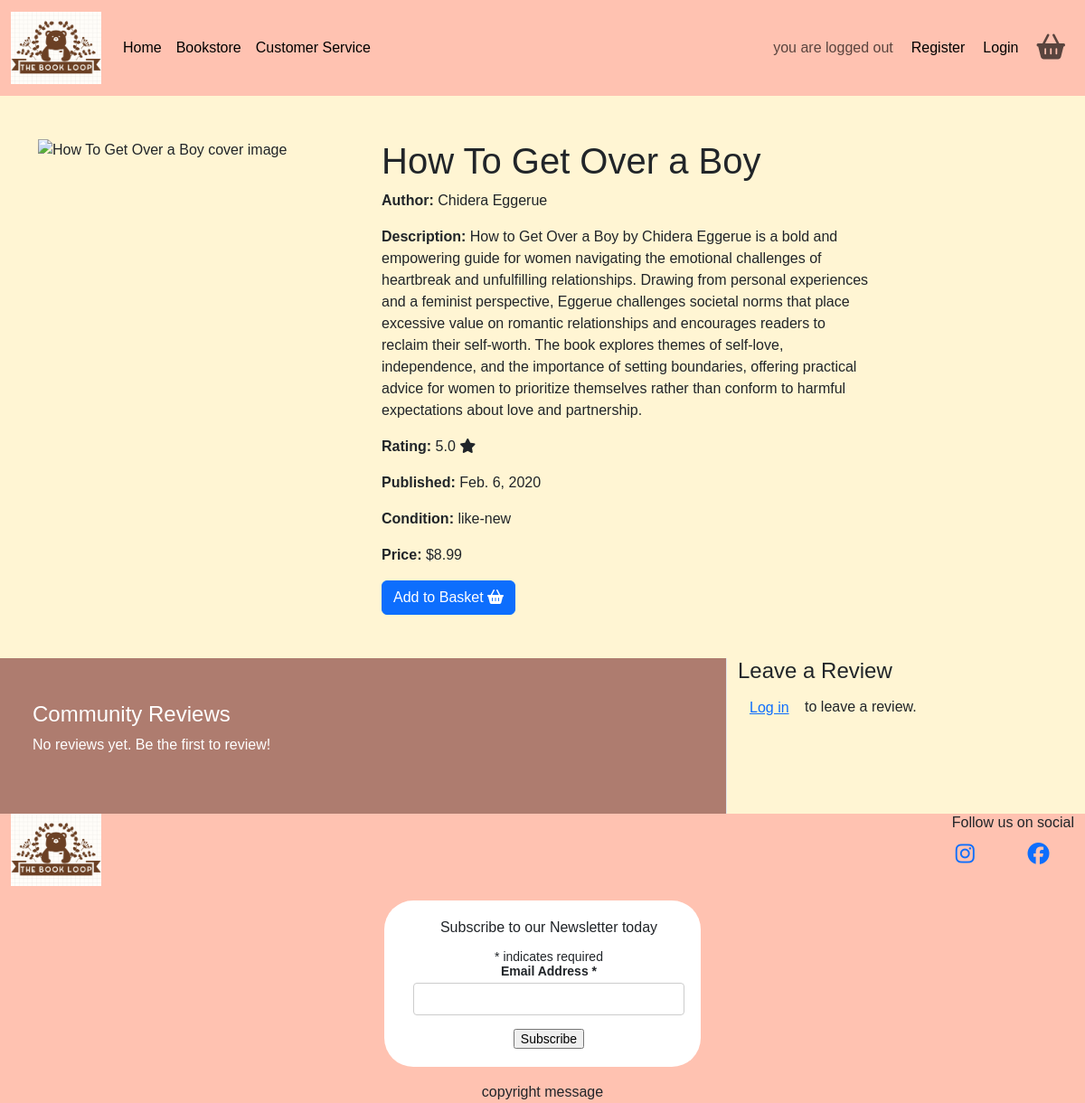
Screenshot of /bookstore/book/5/ with the database file from the repository.
### bookstore/models.py (models this page shows, shortened)
class Book(models.Model):
    CONDITION_CHOICES = [
        ('like-new', 'Like-New'),
        ('good', 'Good'),
        ('fair', 'Fair'),
    ]
    title = models.CharField(max_length=255)
    author = models.CharField(max_length=255, null=True, blank=True)
    date_published = models.DateField(null=True, blank=True)
    description = models.TextField(null=True, blank=True)
    condition = models.CharField(max_length=10, choices=CONDITION_CHOICES, null=True, blank=True)
    rating = models.DecimalField(max_digits=2, decimal_places=1, null=True, blank=True)
    price = models.DecimalField(max_digits=6, decimal_places=2, null=True, blank=True)
    cover_image = CloudinaryField('image', default='placeholder')
    stock = models.PositiveIntegerField(default=0)
    in_stock = models.BooleanField(default=False, editable=False)
    created_at = models.DateTimeField(auto_now_add=True, null=True)

### bookstore/views.py (the view, shortened to what this page needs)
# urls.py: path('book/<int:book_id>/', views.book_detail, name='book_detail'),
def book_detail(request, book_id):
    book = get_object_or_404(Book, pk=book_id)
    reviews = Review.objects.filter(book=book)
    form = ReviewForm()
    context = {
        'book': book,
        'reviews': reviews,
        'form': form,
    }
    return render(request, 'bookstore/book_detail.html', context)

### bookstore/forms.py
class ReviewForm(forms.ModelForm):
    class Meta:
        model = Review
        fields = ['review', 'rating']

### basket/contexts.py (called while the page is built, shortened)
def basket_contents(request):
    basket_items = []
    total = 0
    book_count = 0
    basket = request.session.get('basket', {})
    delivery = Decimal(3) if total < 40 else Decimal(0)
    grand_total = delivery + total
    context = {
        'basket_items': basket_items,
        'total': total,
        'order_total': total,
        'book_count': book_count,
        'delivery': delivery,
        'free_delivery_threshold': 40,
        'grand_total': grand_total,
        }
    return context

### bookstore/templates/bookstore/book_detail.html (shortened to what this page needs)
{% extends 'base.html' %}
{% load static %}
{% block content %}
<section id="book-detail">
	<div class="container mt-5 mb-5">
		<div class="row">
			<div class="col-md-4">
				<img src="{{ book.cover_image.url }}" alt="{{ book.title }} cover image"
					class="img-fluid book-detail-img">
			</div>
			<div class="col-md-6">
				<h1>{{ book.title }}</h1>
				<p><strong>Author:</strong> {{ book.author }}</p>
				<p><strong>Description:</strong> {{ book.description }}</p>
				<p><strong>Rating:</strong> {{ book.rating }} <i class="fa-solid fa-star"></i> </p>
				<p><strong>Published:</strong> {{ book.date_published }}</p>
				<p><strong>Condition:</strong> {{ book.condition }}</p>
				<p><strong>Price:</strong> ${{ book.price }}</p>
				<div class="detail-btns">
					{% if book.in_stock %}
					<a class="btn btn-primary" href="{% url 'add_to_basket' book.id %}">
						Add to Basket
						<i class="fa-solid fa-basket-shopping"></i>
					</a>
					{% else %}
					<button class="btn btn-secondary" disabled>
						Out of Stock
					</button>
					{% endif %}
				</div>
			</div>
		</div>
	</div>
</section>
<section id="reviews">
	<div class="row">
		<div class="col-md-8 review-list p-5 border-end">
			<h4>Community Reviews</h4>
			{% if reviews %}
			<ul class="list-unstyled">
				{% for review in reviews %}
				<li class="mb-3">
					<strong>{{ review.author.username }}</strong> - {{ review.rating }}/5
					<p class="mb-1">{{ review.review }}</p>
					<small class="text-muted">{{ review.created_on|date:"F j, Y" }}</small>
				</li>
				{% endfor %}
			</ul>
			{% else %}
			<p>No reviews yet. Be the first to review!</p>
			{% endif %}
		</div>
		<div class="col-md-4 add-review">
			<h4>Leave a Review</h4>
			{% if user.is_authenticated %}
			<form method="POST">
				{% csrf_token %}
				{{ form.as_p }}
				<button type="submit" class="btn btn-primary mt-3">Submit Review</button>
			</form>
			{% else %}
			<p><a href="#" class="btn btn-link">Log in</a> to leave a review.</p>
			{% endif %}
		</div>
	</div>
</section>
{% endblock %}

### static/css/style.css (style rules this page uses)
body { font-family: Arial, sans-serif; background-color: #fff5d3; }
.book-detail-img { width: 350px; }
.review-list { background-color: #ae7c6f; color: white; }

### rows the page displays
Book: title "How To Get Over a Boy", author "Chidera Eggerue", description "How to Get Over a Boy by Chidera Eggerue is a bold and empowering guide for women navigating the emotional challenges of heartbreak and unfulfilling relationships. Drawing from personal experiences and a feminist perspective, Eggerue challenges societal norms that place excessive value on romantic relationships and encourages readers to reclaim their self-worth. The book explores themes of self-love, independence, and the importance of setting boundaries, offering practical advice for women to prioritize themselves rather than conform to harmful expectations about love and partnership.", rating "5.0", date_published "Feb. 6, 2020", condition "like-new", price "8.99"
